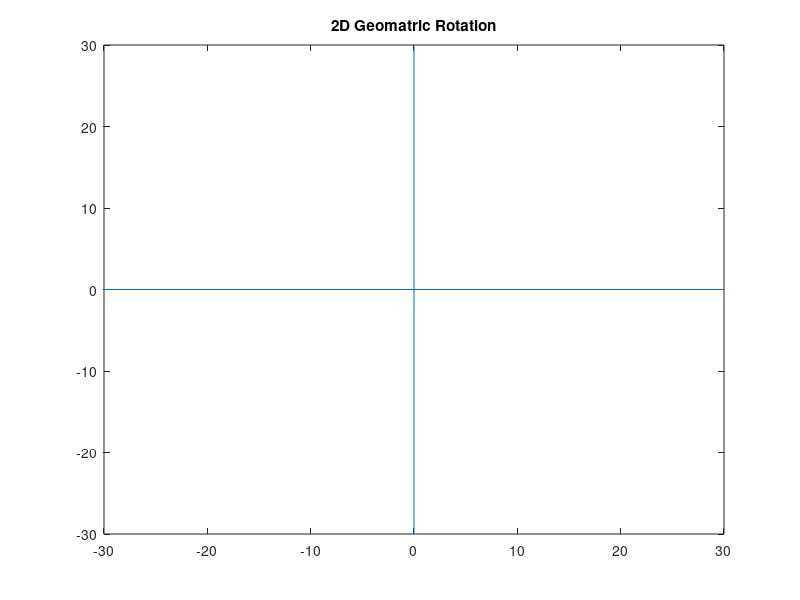

Recreate this plot in MATLAB.

for i=1:4
    fprintf('Enter x co-ordinate of pt.%d', i);
    x(i) = input('');
    fprintf('Enter y co-ordinte of pt.%d', i);
    y(i) = input('');
 
end 

P=ones(3,4);
P(1,:)=x;
P(2,:)=y;

fprintf('Enter the angle of rotation:');
t=input('ANGLE= ');
T=[cosd(t) -sind(t) 0; sind(t) cosd(t) 0;0 0 1];

R=T*P;


fill(P(1,:), P(2,:), 'r');
hold on 
fill(R(1,:), R(2,:), 'g');

line([-30,30], [0,0]);
line([0,0], [-30,30]);

xlim([-30,30]);
ylim([-30,30]);

title('2D Geomatric Rotation');
